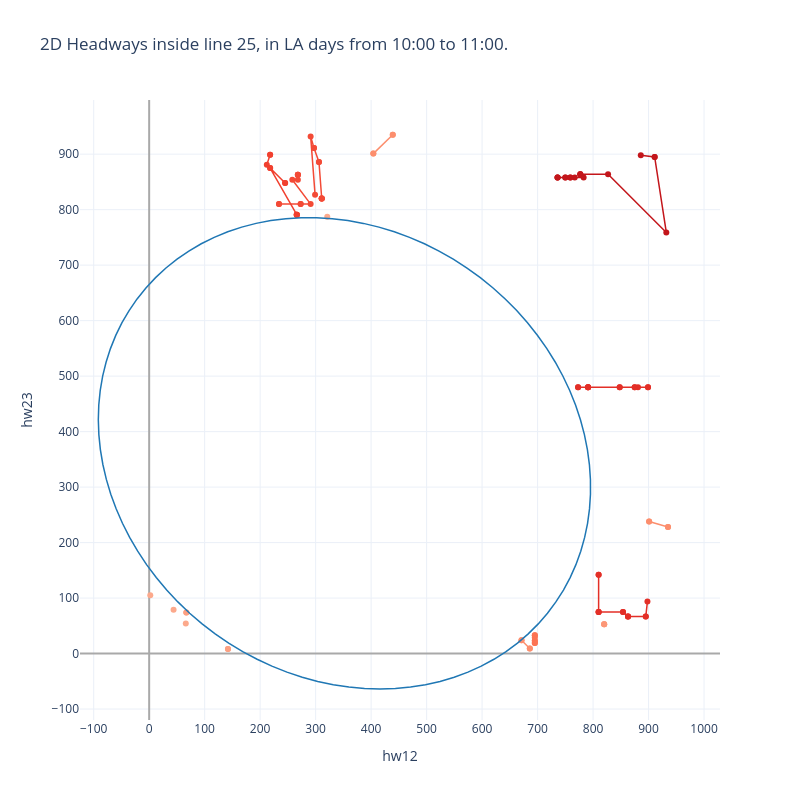

Notebook code cell kept with this figure:
### Code cell
# Create figure
fig = go.Figure()

"""
#Plot trace
fig.add_trace(go.Scatter(
    showlegend=False,
    x = data.hw12,
    y = data.hw23,
    mode = 'markers',
    marker = dict(
        color='blue',
        size=2
    )
))
"""

# Select buses group to see over time
for i in range(1, max_anom_size):
    # Get series data
    anom_size_df = anomalies_2d_df.loc[anomalies_2d_df.anom_size == i]
    color = colormap(i)[0:7]
    k = 0
    for anom_index in anom_size_df.anom_index.unique().tolist():
        anom_df = anom_size_df.loc[anom_size_df.anom_index == anom_index]
        # Plot trace
        fig.add_trace(
            go.Scatter(
                name=f"Anomaly of size = {i}",
                showlegend=True if k == 0 else False,
                x=anom_df.hw12,
                y=anom_df.hw23,
                mode="lines+markers",
                line={"color": color, "width": 1.5},
                text=anom_df.datetime.dt.time,
            )
        )
        k += 1


# Confidence ellipses
i = 0
for conf in [0.95]:
    x, y = ellipse(means[1], cov_matrixes[1], conf)
    fig.add_trace(
        go.Scatter(
            name=f"{conf * 100}% Confidence Ellipse",
            x=x,
            y=y,
            mode="lines",
            line={"color": colors[i], "width": 1.5},
        )
    )
    i += 1


# Update the layout
fig.update_layout(
    title=f"2D Headways inside line {line}, in {day_type} days from {st_hour}:00 to {end_hour}:00.",
    height=800,
    width=800,
    showlegend=False,
    legend={
        "x": 0.75,
        "y": 0.99,
        "traceorder": "normal",
        "font": {"size": 12},
    },
    xaxis={"title": "hw12", "nticks": 20, "zerolinecolor": "darkgrey"},
    yaxis={
        "title": "hw23",
        "scaleanchor": "x",
        "scaleratio": 1,
        "nticks": 20,
        "zerolinecolor": "darkgrey",
    },
)
fig.show()

### Figure 1 — Plotly figure (JSON) as saved in the notebook; plotly's stock layout.template omitted (floating-point values rounded to 4 significant figures)
{"data": [{"line": {"color": "#fca98c", "width": 1.5}, "mode": "lines+markers", "name": "Anomaly of size = 1", "showlegend": true, "text": ["10:00:21.640966"], "type": "scatter", "x": [66], "y": [54]}, {"line": {"color": "#fca98c", "width": 1.5}, "mode": "lines+markers", "name": "Anomaly of size = 1", "showlegend": false, "text": ["10:00:21.640966"], "type": "scatter", "x": [2], "y": [105]}, {"line": {"color": "#fca98c", "width": 1.5}, "mode": "lines+markers", "name": "Anomaly of size = 1", "showlegend": false, "text": ["10:00:21.640966"], "type": "scatter", "x": [44], "y": [79]}, {"line": {"color": "#fca98c", "width": 1.5}, "mode": "lines+markers", "name": "Anomaly of size = 1", "showlegend": false, "text": ["10:00:21.640966"], "type": "scatter", "x": [321], "y": [787]}, {"line": {"color": "#fca082", "width": 1.5}, "mode": "lines+markers", "name": "Anomaly of size = 2", "showlegend": true, "text": ["10:32:48.102181", "10:33:28.560351"], "type": "scatter", "x": [67, 67], "y": [74, 74]}, {"line": {"color": "#fca082", "width": 1.5}, "mode": "lines+markers", "name": "Anomaly of size = 2", "showlegend": false, "text": ["10:37:31.494962", "10:37:46.513485"], "type": "scatter", "x": [142, 142], "y": [8, 8]}, {"line": {"color": "#fc9777", "width": 1.5}, "mode": "lines+markers", "name": "Anomaly of size = 3", "showlegend": true, "text": ["10:27:14.869704", "10:27:55.311924", "10:28:36.100733"], "type": "scatter", "x": [820, 820, 820], "y": [53, 53, 53]}, {"line": {"color": "#fc8e6d", "width": 1.5}, "mode": "lines+markers", "name": "Anomaly of size = 4", "showlegend": true, "text": ["10:55:07.082799", "10:55:47.469685", "10:56:27.773897", "10:57:08.150983"], "type": "scatter", "x": [686, 686, 671, 671], "y": [9, 9, 24, 24]}, {"line": {"color": "#fc8e6d", "width": 1.5}, "mode": "lines+markers", "name": "Anomaly of size = 4", "showlegend": false, "text": ["10:14:24.056133", "10:15:04.623684", "10:15:45.299653", "10:16:26.093317"], "type": "scatter", "x": [404, 404, 439, 439], "y": [901, 901, 935, 935]}, {"line": {"color": "#fc8e6d", "width": 1.5}, "mode": "lines+markers", "name": "Anomaly of size = 4", "showlegend": false, "text": ["10:14:24.056133", "10:15:04.623684", "10:15:45.299653", "10:16:26.093317"], "type": "scatter", "x": [901, 901, 935, 935], "y": [238, 238, 228, 228]}, {"line": {"color": "#fc7353", "width": 1.5}, "mode": "lines+markers", "name": "Anomaly of size = 7", "showlegend": true, "text": ["10:49:43.417637", "10:50:23.795086", "10:51:04.143596", "10:51:44.718785", "10:52:25.044504", "10:53:05.670491", "10:53:46.167159"], "type": "scatter", "x": [695, 695, 695, 695, 695, 695, 695], "y": [23, 23, 29, 19, 19, 33, 33]}, {"line": {"color": "#f34a36", "width": 1.5}, "mode": "lines+markers", "name": "Anomaly of size = 10", "showlegend": true, "text": ["10:27:14.869704", "10:27:55.311924", "10:28:36.100733", "10:29:16.554866", "10:29:57.045089", "10:30:37.418024", "10:31:17.977041", "10:31:58.389487", "10:41:37.067743", "10:42:17.571532"], "type": "scatter", "x": [311, 311, 311, 311, 306, 306, 297, 297, 291, 299], "y": [820, 820, 820, 820, 886, 886, 911, 911, 932, 827]}, {"line": {"color": "#f34a36", "width": 1.5}, "mode": "lines+markers", "name": "Anomaly of size = 10", "showlegend": false, "text": ["10:32:38.856723", "10:32:48.102181", "10:33:28.560351", "10:34:08.941187", "10:34:49.248752", "10:35:29.616361", "10:36:10.150775", "10:36:50.835036", "10:37:31.494962", "10:37:46.513485"], "type": "scatter", "x": [268, 268, 268, 268, 258, 291, 273, 273, 234, 234], "y": [863, 863, 863, 854, 854, 810, 810, 810, 810, 810]}, {"line": {"color": "#f1402f", "width": 1.5}, "mode": "lines+markers", "name": "Anomaly of size = 11", "showlegend": true, "text": ["10:32:48.102181", "10:33:28.560351", "10:34:08.941187", "10:34:49.248752", "10:35:29.616361", "10:36:10.150775", "10:36:50.835036", "10:37:31.494962", "10:37:46.513485", "10:38:11.915656", "10:38:52.284909"], "type": "scatter", "x": [218, 218, 212, 245, 245, 218, 218, 266, 266, 266, 266], "y": [899, 899, 881, 848, 848, 875, 875, 791, 791, 791, 791]}, {"line": {"color": "#e32f27", "width": 1.5}, "mode": "lines+markers", "name": "Anomaly of size = 13", "showlegend": true, "text": ["10:32:48.102181", "10:33:28.560351", "10:34:08.941187", "10:34:49.248752", "10:35:29.616361", "10:36:10.150775", "10:36:50.835036", "10:37:31.494962", "10:37:46.513485", "10:38:11.915656", "10:38:52.284909", "10:39:32.687214", "10:40:13.070177"], "type": "scatter", "x": [899, 899, 881, 848, 848, 875, 875, 791, 791, 791, 791, 773, 773], "y": [480, 480, 480, 480, 480, 480, 480, 480, 480, 480, 480, 480, 480]}, {"line": {"color": "#e32f27", "width": 1.5}, "mode": "lines+markers", "name": "Anomaly of size = 13", "showlegend": false, "text": ["10:30:37.418024", "10:31:17.977041", "10:31:58.389487", "10:32:38.856723", "10:32:48.102181", "10:33:28.560351", "10:34:08.941187", "10:34:49.248752", "10:35:29.616361", "10:36:10.150775", "10:36:50.835036", "10:37:31.494962", "10:37:46.513485"], "type": "scatter", "x": [898, 895, 895, 863, 863, 863, 854, 854, 810, 810, 810, 810, 810], "y": [94, 67, 67, 67, 67, 67, 75, 75, 75, 75, 75, 142, 142]}, {"line": {"color": "#c3161b", "width": 1.5}, "mode": "lines+markers", "name": "Anomaly of size = 17", "showlegend": true, "text": ["10:30:37.418024", "10:31:17.977041", "10:31:58.389487", "10:41:37.067743", "10:42:17.571532", "10:42:58.171411", "10:43:38.518574", "10:44:18.858627", "10:44:59.298634", "10:45:39.939432", "10:46:20.447221", "10:47:01.015099", "10:47:41.603627", "10:48:22.168718", "10:49:02.926428", "10:49:43.417637", "10:50:23.795086"], "type": "scatter", "x": [886, 911, 911, 932, 827, 777, 777, 777, 783, 750, 750, 759, 759, 767, 736, 736, 736], "y": [898, 895, 895, 759, 864, 864, 864, 864, 858, 858, 858, 858, 858, 858, 858, 858, 858]}, {"line": {"color": "#1f77b4", "width": 1.5}, "mode": "lines", "name": "95.0% Confidence Ellipse", "type": "scatter", "x": [-21.75, -36.16, -49.0, -60.23, -69.8, -77.67, -83.81, -88.19, -90.81, -91.64, -90.68, -87.94, -83.43, -77.17, -69.18, -59.5, -48.15, -35.2, -20.69, -4.676, 12.77, 31.59, 51.69, 73.0, 95.44, 118.9, 143.3, 168.6, 194.6, 221.2, 248.3, 275.9, 303.7, 331.8, 360.0, 388.1, 416.0, 443.7, 471.1, 497.9, 524.2, 549.8, 574.6, 598.5, 621.4, 643.2, 663.8, 683.2, 701.2, 717.9, 733.0, 746.6, 758.7, 769.1, 777.8, 784.8, 790.1, 793.6, 795.3, 795.3, 793.4, 789.8, 784.4, 777.3, 768.4, 757.9, 745.7, 732.0, 716.7, 700.0, 681.9, 662.4, 641.7, 619.8, 596.8, 572.9, 548.0, 522.4, 496.1, 469.2, 441.8, 414.1, 386.1, 358.0, 329.8, 301.8, 273.9, 246.4, 219.3, 192.7, 166.8, 141.6, 117.2, 93.84, 71.48, 50.24, 30.23, 11.51, -5.844, -21.75], "y": [639.1, 618.2, 596.2, 573.3, 549.6, 525.1, 499.9, 474.1, 448.0, 421.4, 394.6, 367.7, 340.7, 313.9, 287.2, 260.8, 234.8, 209.4, 184.5, 160.3, 137.0, 114.5, 93.1, 72.73, 53.51, 35.54, 18.87, 3.586, -10.26, -22.62, -33.43, -42.65, -50.24, -56.18, -60.45, -63.01, -63.87, -63.02, -60.46, -56.2, -50.26, -42.67, -33.45, -22.65, -10.3, 3.543, 18.83, 35.49, 53.46, 72.67, 93.04, 114.5, 136.9, 160.3, 184.4, 209.3, 234.8, 260.7, 287.1, 313.8, 340.7, 367.6, 394.5, 421.3, 447.9, 474.1, 499.8, 525.0, 549.5, 573.3, 596.2, 618.1, 639.1, 658.9, 677.5, 694.8, 710.8, 725.4, 738.5, 750.1, 760.1, 768.5, 775.3, 780.4, 783.8, 785.5, 785.5, 783.8, 780.4, 775.3, 768.5, 760.1, 750.1, 738.5, 725.4, 710.8, 694.8, 677.5, 658.9, 639.1]}], "layout": {"height": 800, "legend": {"font": {"size": 12}, "traceorder": "normal", "x": 0.75, "y": 0.99}, "showlegend": false, "title": {"text": "2D Headways inside line 25, in LA days from 10:00 to 11:00."}, "width": 800, "xaxis": {"nticks": 20, "title": {"text": "hw12"}, "zerolinecolor": "darkgrey"}, "yaxis": {"nticks": 20, "scaleanchor": "x", "scaleratio": 1, "title": {"text": "hw23"}, "zerolinecolor": "darkgrey"}}}
